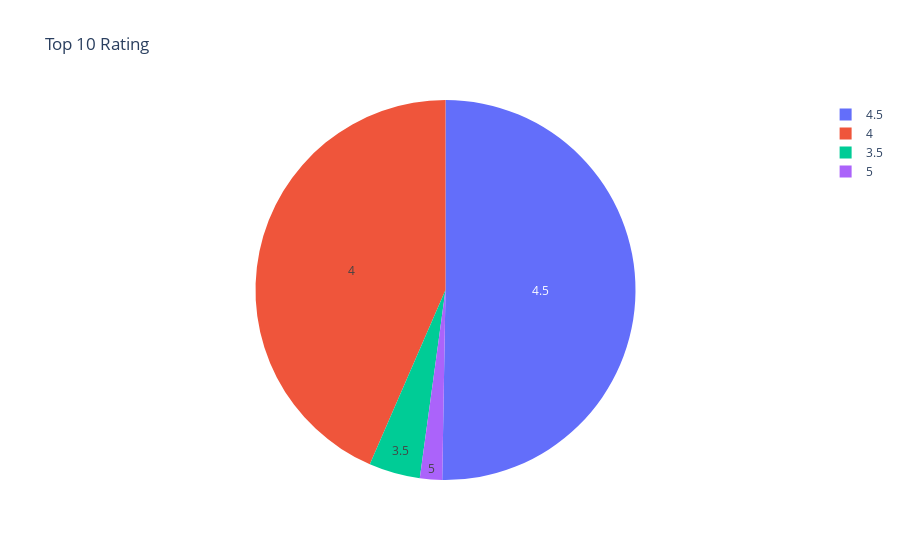

Write notebook code for a chart like this one.
### Code cell
fig=px.pie(dataset, values='Rating', names='Rating',
          title="Top 10 Rating")
fig.update_traces(textposition='inside', textinfo='label')
fig.show()

### Figure 1 — Plotly figure (JSON) as saved in the notebook; plotly's stock layout.template omitted (floating-point values rounded to 4 significant figures; data arrays with more than 128 entries replaced by an {"elided": "..."} marker saying what was removed)
{"data": [{"domain": {"x": [0, 1], "y": [0, 1]}, "hovertemplate": "Rating=%{value}<extra></extra>", "labels": {"elided": "627 float values"}, "legendgroup": "", "name": "", "showlegend": true, "textinfo": "label", "textposition": "inside", "type": "pie", "values": {"elided": "627 float values"}}], "layout": {"legend": {"tracegroupgap": 0}, "title": {"text": "Top 10 Rating"}}}
